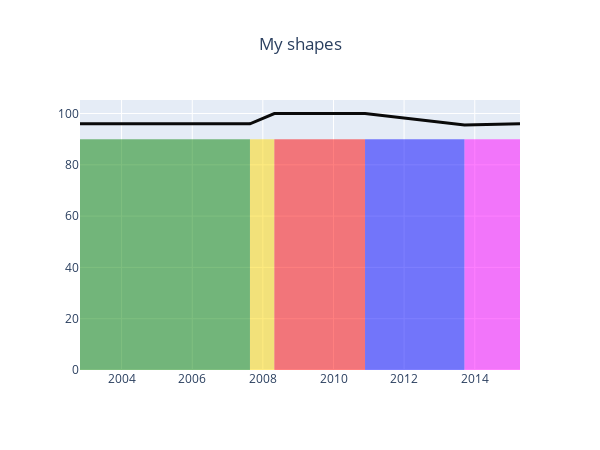

The notebook cell this image was saved under:
### Code cell
layout = go.Layout(title_text='My shapes', title_x=0.5,
            width=600, height=450,
            hovermode='x',
            shapes=shapes)
fig = go.Figure(data=[trace], layout=layout)
fig.show()

### Figure 1 — Plotly figure (JSON) as saved in the notebook; plotly's stock layout.template omitted (floating-point values rounded to 4 significant figures)
{"data": [{"line": {"color": "rgb(10,10,10)", "width": 3}, "mode": "lines", "name": "my data", "type": "scatter", "x": ["2002-10-28T00:00:00", "2007-08-21T00:00:00", "2008-04-29T00:00:00", "2010-11-23T00:00:00", "2013-09-17T00:00:00", "2015-04-14T00:00:00"], "y": [96, 96, 100, 100, 95.5, 96]}], "layout": {"height": 450, "hovermode": "x", "shapes": [{"fillcolor": "green", "line": {"width": 0}, "opacity": 0.5, "type": "rect", "x0": "2002-10-28", "x1": "2007-08-21", "y0": 0, "y1": 90}, {"fillcolor": "rgb(255,215,0)", "line": {"width": 0}, "opacity": 0.5, "type": "rect", "x0": "2007-08-21", "x1": "2008-04-29", "y0": 0, "y1": 90}, {"fillcolor": "red", "line": {"width": 0}, "opacity": 0.5, "type": "rect", "x0": "2008-04-29", "x1": "2010-11-23", "y0": 0, "y1": 90}, {"fillcolor": "blue", "line": {"width": 0}, "opacity": 0.5, "type": "rect", "x0": "2010-11-23", "x1": "2013-09-17", "y0": 0, "y1": 90}, {"fillcolor": "magenta", "line": {"width": 0}, "opacity": 0.5, "type": "rect", "x0": "2013-09-17", "x1": "2015-04-14", "y0": 0, "y1": 90}], "title": {"text": "My shapes", "x": 0.5}, "width": 600, "xaxis": {"autorange": true, "range": ["2002-10-28", "2015-04-14"], "type": "date"}, "yaxis": {"autorange": true, "range": [0, 105.3], "type": "linear"}}}
